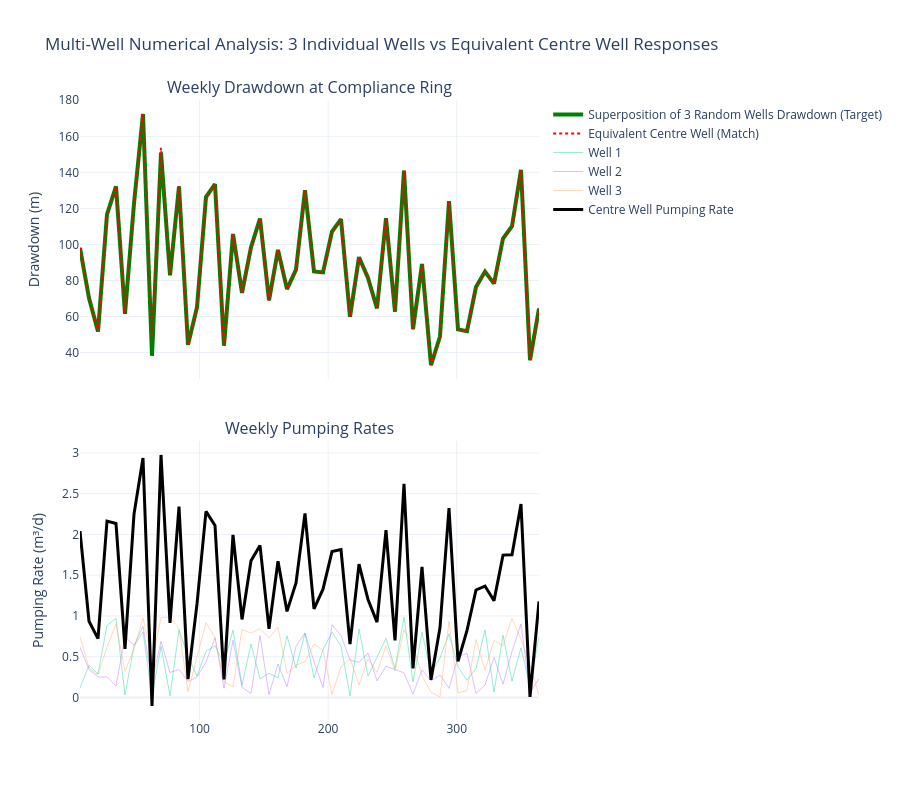

Notebook code cell kept with this figure:
### Code cell
#####################
### visualisation ###
#####################

fig = make_subplots(rows=2, cols=1, shared_xaxes=True, vertical_spacing=0.1,
                    subplot_titles=("Weekly Drawdown at Compliance Ring", "Weekly Pumping Rates"))

# row 1: drawdown at compliance points - target vs equivalent centre well match
fig.add_trace(go.Scatter(x=time_steps, y=s_incremental_target, name=f"Superposition of {n_wells} Random Wells Drawdown (Target)", 
                         line=dict(color='green', width=4)), row=1, col=1)
fig.add_trace(go.Scatter(x=time_steps, y=s_incremental_val, name="Equivalent Centre Well (Match)", 
                         line=dict(color='red', dash='dot', width=2)), row=1, col=1)

# row 2: pumping rates of the random wells and the equivalent centre well
for i, w in enumerate(wells):
    fig.add_trace(go.Scatter(x=time_steps, y=w['Q'], name=f"Well {i+1}", 
                             line=dict(width=1), opacity=0.4), row=2, col=1)

fig.add_trace(go.Scatter(x=time_steps, y=q_equiv, name="Centre Well Pumping Rate", 
                         line=dict(color='black', width=3)), row=2, col=1)

fig.update_layout(height=800, template="plotly_white", 
                  title=(f"Multi-Well Numerical Analysis: {n_wells} Individual Wells vs Equivalent Centre Well Responses"))
fig.update_yaxes(title_text="Drawdown (m)", row=1, col=1)
fig.update_yaxes(title_text="Pumping Rate (m³/d)", row=2, col=1)

fig.show()
